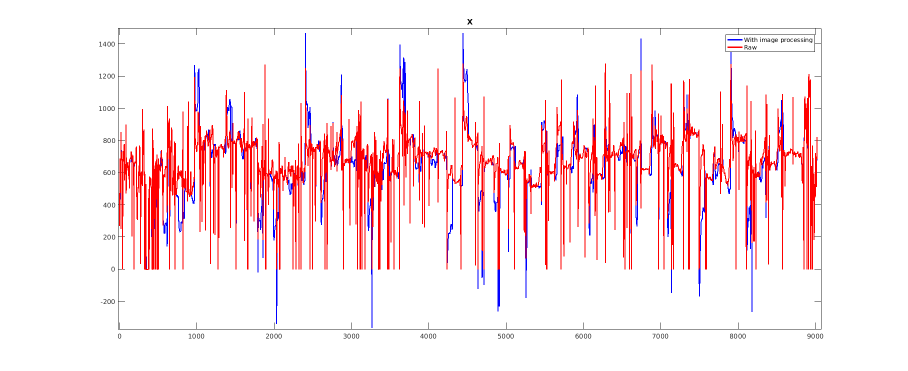
#> input picture for_presentation/1.bmp, 1816 x 741 px (shown at 1/2 size)
$ python -i filters.py   (imports and definitions only)   (older library calls are emulated)
#> lines starting #> are read from the running program, lines starting #| are printed output that depends on the picture
import cv2
import numpy as np
import utils

def strokeEdges(src, dst, blurKsize=7, edgeKsize=5):
    if blurksize >=3:
        blurredSrc = cv2.medianBlur(src, blurKsize)
        graySrc = cv2.cvtColor(blurredSrc, cv2.COLOR_BGR2GRAY)
    else:
        graySrc = cv2.cvtColor(src, cv2.COLOR_BGR2GRAY)
    cv2.Laplacian(graySrc, cv2.CV_8U, graySrc, ksize = edgeKsize)
    normalizedInverseAlpha = (1.0 / 255) * (255 - graySrc)
    channels = cv2.split(src)
    for channel in channels:
        channel[:] = channel * normalizedInverseAlpha
    cv2.merge(channels, dst)

class VConvolutionFilter(object):
    def __init__(self, kernel):
        self._kernel = kernel

    def apply(self, src, dst):
        cv2.filter2D(src, -1, self._kernel, dst)

class SharpenFilter(VConvolutionFilter):
    def __init__(self):
        kernel = np.array([[-1,-1,-1],
                           [-1,9,-1],
                           [-1,-1,-1]])
        VConvolutionFilter.__init__(self,kernel)

class FindEdgesfilter(VConvolutionFilter):
    def __init__(self):
        kernel = np.array([[-1,-1,-1],
                           [-1,8,-1],
                           [-1,-1,-1]])
        VConvolutionFilter.__init__(self,kernel)

class BlurFilter(VConvolutionFilter):
    def __init__(self):
        kernel = np.ones((5,5),dtype=np.float)*0.04
        VConvolutionFilter.__init__(self,kernel)

class EmbossFilter(VConvolutionFilter):
    def __init__(self):
        kernel = np.array([[-2,-1,0],
                           [-1,1,1],
                           [0,1,2]])
        VConvolutionFilter.__init__(self,kernel)

>>> import cv2
>>> picture = cv2.imread('../for_presentation/1.bmp', cv2.IMREAD_GRAYSCALE)
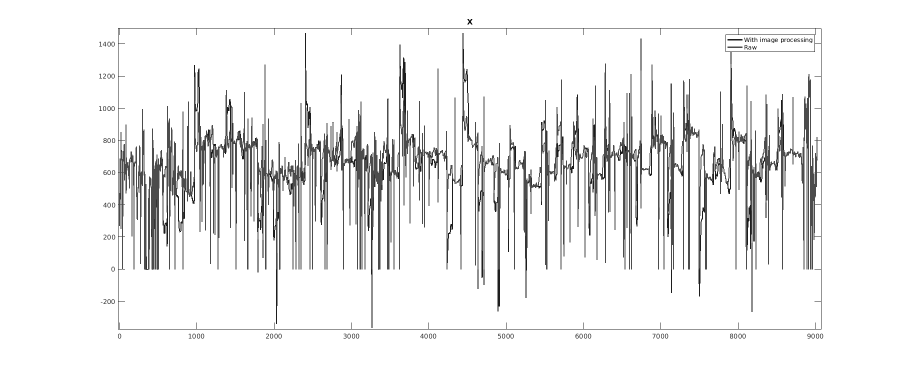
#> picture: shape (741, 1816) (shown at 1/2 size); min 0, max 255, mean 237
>>> result = strokeEdges(picture, 'out.png')
#> (the run stopped early here; a loop or call above may not have finished)

$ run again, on for_presentation/2.bmp
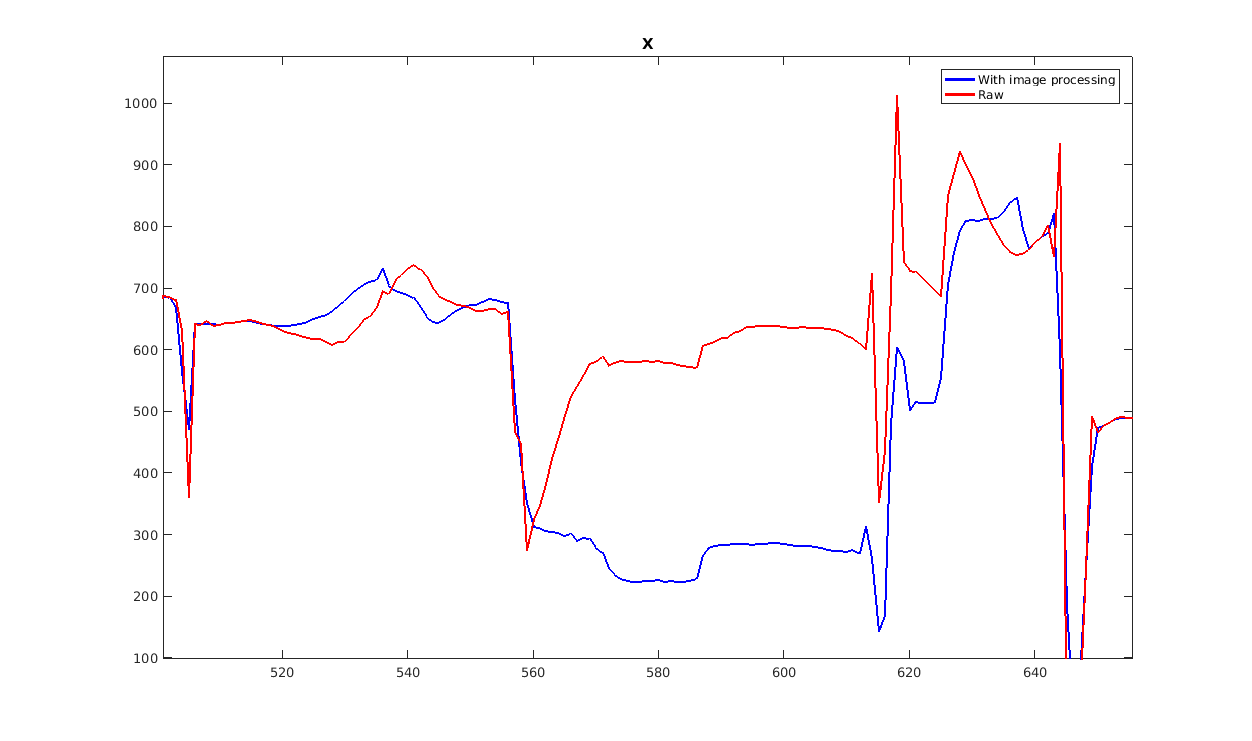
#> input picture for_presentation/2.bmp, 1252 x 741 px
#> `picture = cv2.imread('../for_presentation/1.bmp', cv2.IMREAD_GRAYSCALE)`:
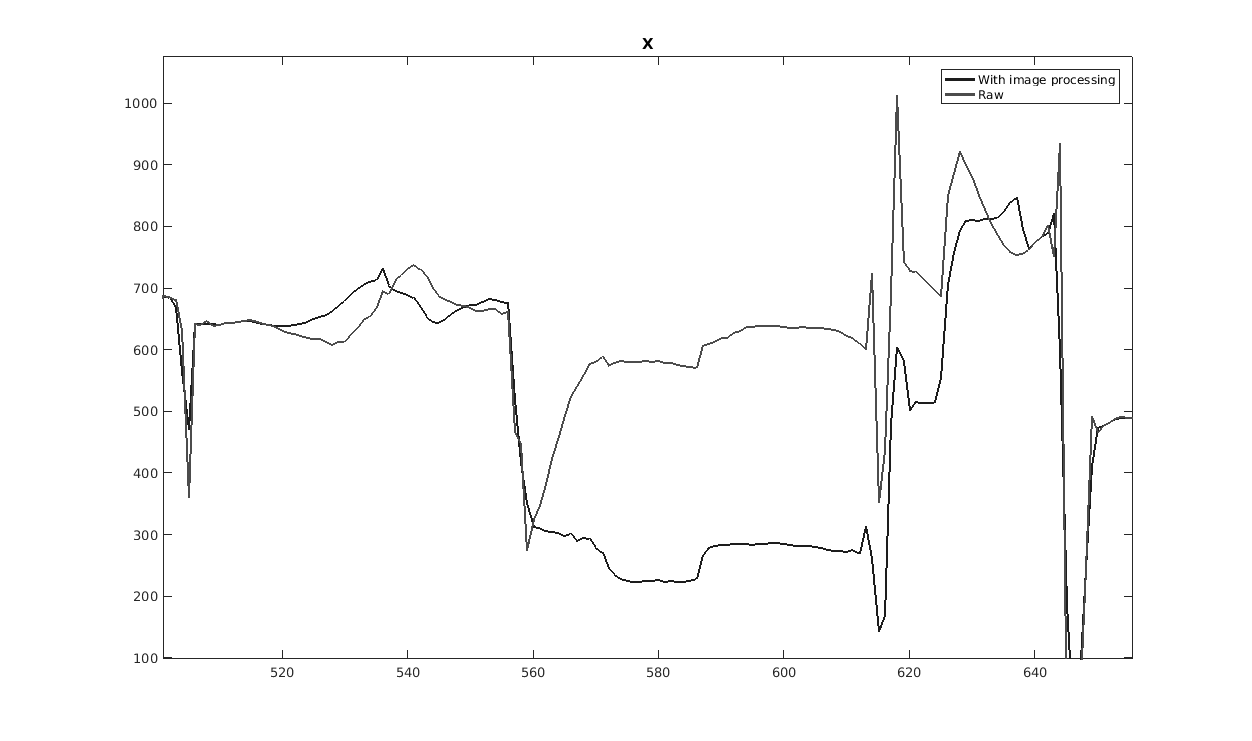
#> picture: shape (741, 1252); min 0, max 255, mean 251.2
